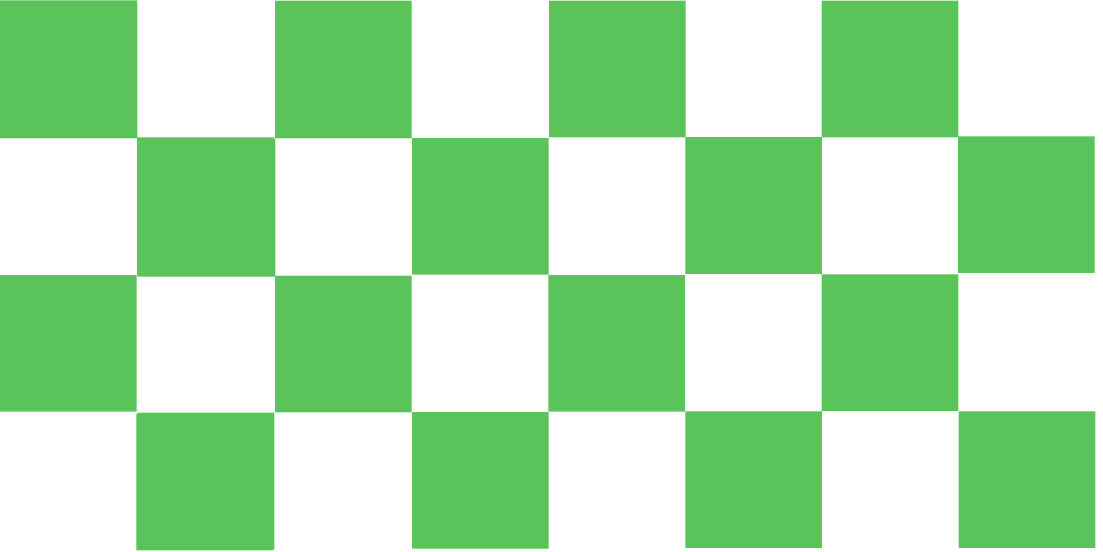
#> input picture chessboard.png, 3307 x 1654 px (shown at 1/3 size); its folder holds only this picture in this run
$ python -i playermove_rpd.py   (imports and definitions only)
#> lines starting #> are read from the running program, lines starting #| are printed output that depends on the picture
#> further down, picture is the input picture: PIL image 3307x1654 RGBA; mean R, G, B, A 173.5, 225.9, 173.5, 255
# Vision code

# This module copyright 2018 Richard Day, chess@gotobiz.co.uk
# This code must not be resold, or distributed in any way without express permission

# For each square compute standard deviation and mean of colour values within the square
# Can tell which squares are empty by standard deviation being below a certain value
# After which we distinguish between black (brown) and white because max mean for brown is less than min mean for white

import time
import os
import cv2
import sys
import numpy
import psutil
from PIL import Image
import CBstate
mydir = CBstate.mydir

firsttimeonly = 1
firstgbp = 1
splitwb = 112
splitwbonb = 112
splitwbonw = 112
stdrgb = 23
squaring = 1 # number of times to look at squaring image
img_dimension = 319
pts_src = numpy.array([[100, 100], [100, 100], [100, 100],[100, 100]])
pts8 = [0,0,0,0,0,0,0,0]
whereclick = ["top left", "bottom left", "top right", "bottom right"]
pointscount = 0

xrevtrans = {
    1: "a",
    2: "b",
    3: "c",
    4: "d",
    5: "e",
    6: "f",
    7: "g",
    8: "h"
}

# Now initialize board arrays
xx, yy = 8, 8;
pieces = [["e" for x in range(xx)] for y in range(yy)]
oldpieces = [["e" for x in range(xx)] for y in range(yy)]
# [8 lines not run here, left out]

# [18 lines left out: function updateforcomputermove, not called in this run]
    #raw_input("Now any key")

def killit():
    for proc in psutil.process_iter():
        if proc.name() == "display":
            proc.kill()

# [60 lines left out: functions drawredlines, dummymove, takepicwindows, takepic, not called in this run]
        #os.system('fswebcam -r 640x480 -S 5 -F 5 --set "Power Line Frequency"="50 Hz" --list-controls --no-banner --delay 1 --set brightness=50% --set "Exposure, Auto"=False --set "Exposure (absolute)"=400 --jpeg 50 --save /home/pi/stepperchessrpd/images/1.jpg')

def crop(im):
    nudgecurrsplitint = [0,0,0,0]  # declare
    f = open(mydir + 'nudge.txt', 'r')
#> (reads version2/images/nudge.txt from the repository)
    try:
        nudgecurr = f.readline().rstrip()
        print(nudgecurr)
        nudgecurrsplit = nudgecurr.split(",")
        for i in range(4):
            nudgecurrsplitint[i] = int(nudgecurrsplit[i])

        cropped_image = im.crop(nudgecurrsplitint)
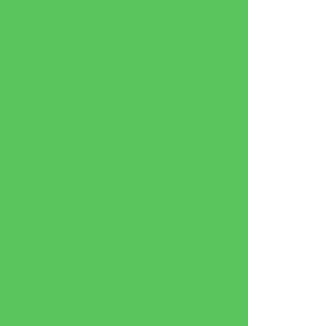
#> cropped_image: PIL image 315x326 RGBA; mean R, G, B, A 125.1, 208.5, 125.1, 255
        cropped_image.save(mydir + '4.jpg')
        cropped_image_rot = cropped_image.rotate(90, expand=True)
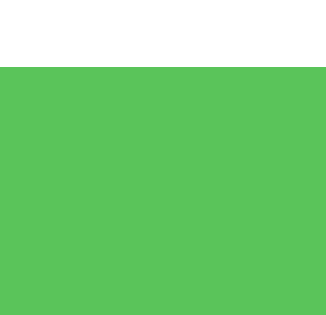
#> cropped_image_rot: PIL image 326x315 RGBA; mean R, G, B, A 125.1, 208.5, 125.1, 255
        # hide previous image
        killit()
        cropped_image_rot.show()   # uncomment for testing
    finally:
        f.close()
    return(nudgecurrsplitint)

def nudgecrop(im):
    nudgecurrsplitint = [0,0,0,0]  # declare
    #nudgecurrsplit = (195,22,517,336)
    print("bottom, left, top, right")
    time.sleep(3)
    mylabels = ("bottom", "left", "top", "right")
    #imr = im.rotate(90, expand=True)
    nudgecurrsplitint = crop(im)
#> nudgecurrsplitint = [164, 71, 479, 397]

    for i in range(4):
#> (the run stopped early here; a loop or call above may not have finished)
